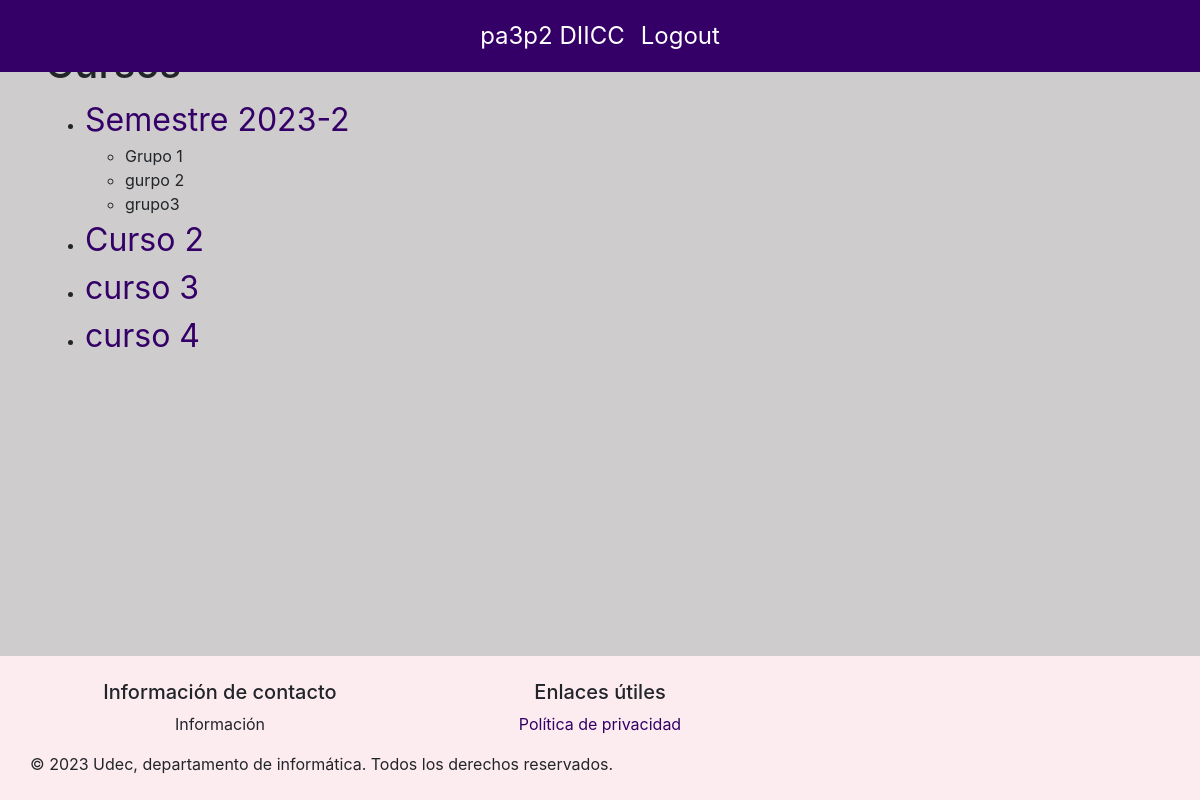
Before: /dashDocente/1/verCursos (signed in) with the older database file.
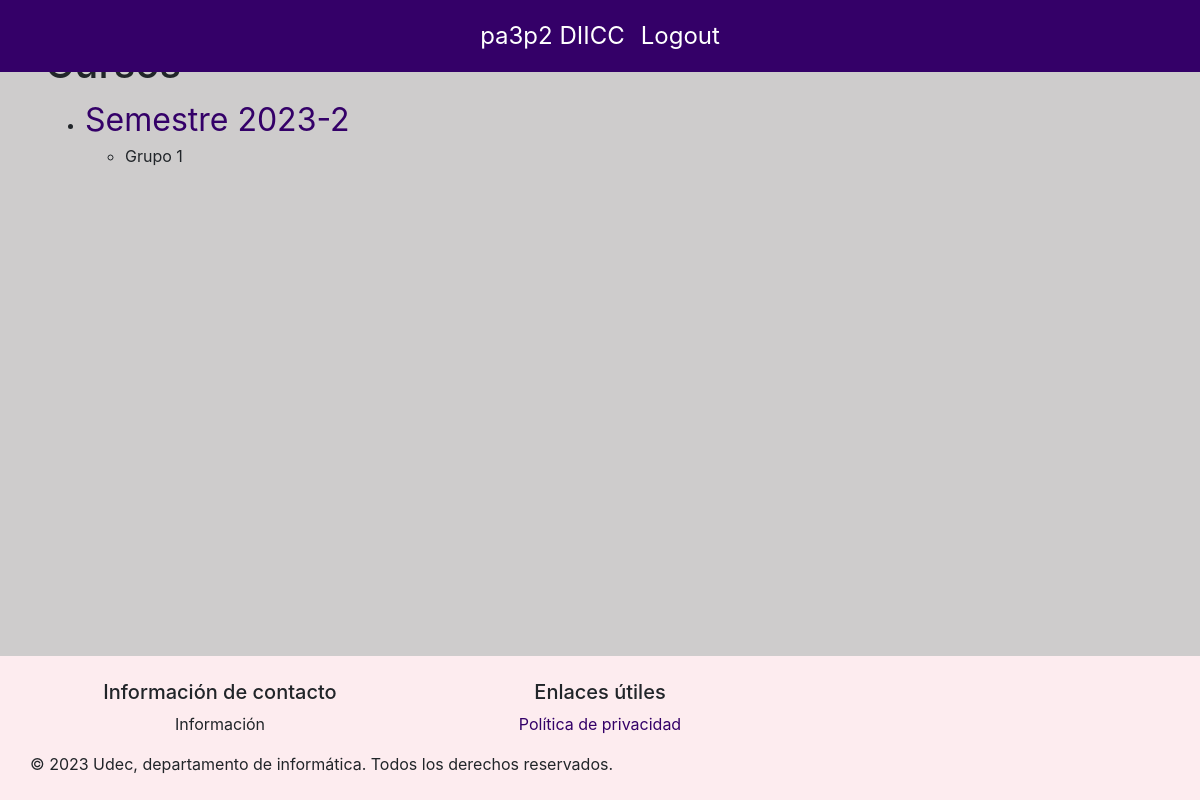
After: the same page with the newer database file.
### basedatos/modelos.py (models this page shows, shortened)
class Curso(db.Model):
    id = db.Column(db.Integer, primary_key=True)
    nombre = db.Column(db.String(100), nullable=False, unique=True)
    activa = db.Column(db.Boolean(), nullable=False, default=True)
    estudiantes = db.relationship('Estudiante', secondary=inscripciones, back_populates='cursos')
    grupos = db.relationship('Grupo', order_by=Grupo.id, back_populates='curso')

class Grupo(db.Model):
    id = db.Column(db.Integer, primary_key=True)
    nombre = db.Column(db.String(50), nullable=False, unique=True)
    curso = db.relationship('Curso', back_populates='grupos')
    estudiantes = db.relationship('Estudiante', secondary=estudiantes_grupos, back_populates='grupos')
    id_curso = db.Column(db.Integer, db.ForeignKey('curso.id'))

### main.py (the view)
@app.route('/dashDocente/<int:supervisor_id>/verCursos', methods=['GET','POST'])
@login_required
def verCursos(supervisor_id):
    if not verify_supervisor(supervisor_id):
        flash('No tienes permiso para acceder a este dashboard. Debes ser un Supervisor.', 'danger')
        return redirect(url_for('login'))
    cursos = Curso.query.all()
    grupos=Grupo.query.all()
    if not cursos:
        flash('No existen cursos, por favor crear un curso', 'danger')
        return redirect(url_for('dashDocente',supervisor_id=supervisor_id))
    return render_template('verCursos.html', supervisor_id=supervisor_id, cursos=cursos, grupos=grupos)

### basedatos/modelos.py (called while the page is built)
    @property
    def is_authenticated(self):
        return True

### main.py (called while the page is built)
@login_manager.user_loader
def load_user(user_id):
    if user_id.startswith("e"):
        user = db.session.get(Estudiante, int(user_id[1:]))
    elif user_id.startswith("s"):
        user = db.session.get(Supervisor, int(user_id[1:]))
    else:
        return None
    return user

def verify_supervisor(supervisor_id):
    if not isinstance(current_user, Supervisor):
        flash('No tienes permiso para acceder a este dashboard. Debes ser un Supervisor.', 'danger')
        return False
    if current_user.id != supervisor_id:
        flash('No tienes permiso para acceder a este dashboard.', 'danger')
        return False
    return True

### templates/verCursos.html (shortened to what this page needs)
{% extends 'layout.html' %}
{% block content %}
<h1>Cursos</h1>
<div class="row">
    <div class="col-md-12">
        <ul>
            {% for curso in cursos %}
                <li>
                    <a href="{{ url_for('detallesCurso', supervisor_id=supervisor_id, curso_id=curso.id) }}" style="font-size: 2em;">{{ curso.nombre }}</a>
                    <ul>
                        {% for grupo in curso.grupos %}
                            <li>{{ grupo.nombre }}</li>
                        {% endfor %}
                    </ul>
                </li>
            {% endfor %}
        </ul>
    </div>
</div>
{% endblock %}

Changed rows visible on the page:
removed Grupo: nombre "gurpo 2"
removed Grupo: nombre "grupo3"
removed Curso: nombre "Curso 2"
removed Curso: nombre "curso 3"
removed Curso: nombre "curso 4"
